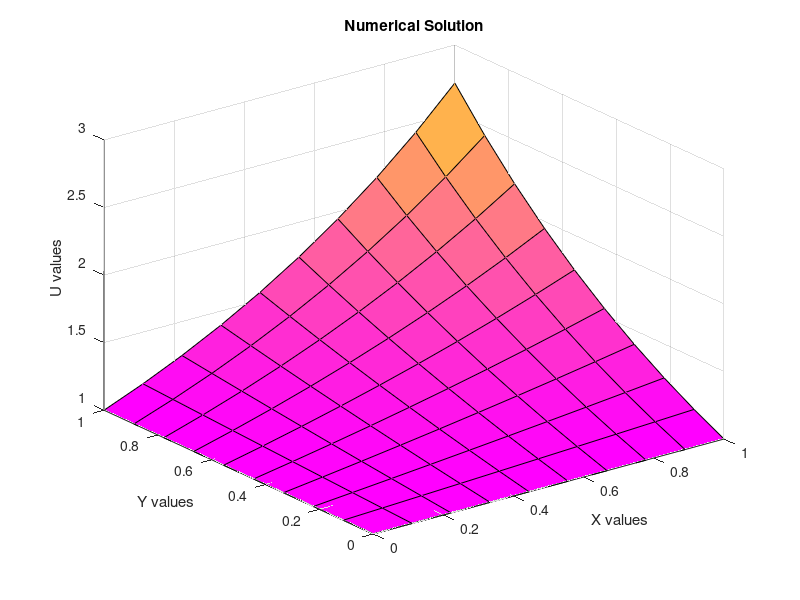
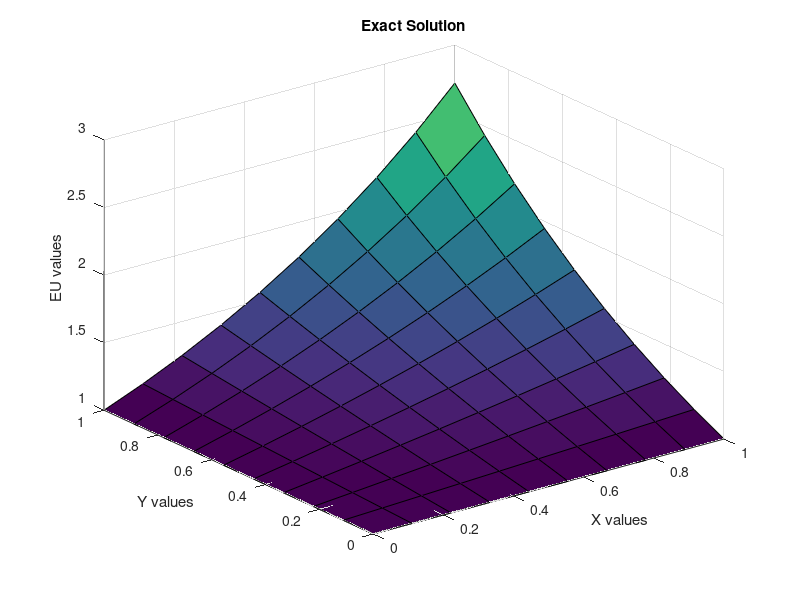

Source code (MATLAB) for these figures, in order:
%--------------------------------------------------------------------------
% NAME:- KSHITIJ BAHUKHANDI
% ENROLLMENT NUMBER:- SAU\AM(M)\2023\06
% MSC IN APPLIED MATHEMATICS (SEMESTER 3).
% LAB = 01.    % MATLAB FILE:- 02.      % DATE=06.08.2024
% GAUSS SEIDEL METHOD.
% NUMERICAL SOLUTION OF 2D POISSON EQUATION.
% Uxx + Uyy = f(x,y), % U(x,y) = exp(x*y).
% SOUTH ASIAN UNIVERSITY.
%--------------------------------------------------------------------------
clear all;  
LL = 8; 
MM = LL; 
H = 1.0/(LL+1); 
disp('Numerical Solution of 2D Poisson Equation - Gauss-Seidel Method'); 
disp('   '); 
fprintf('LL = %4.2f\n', LL); 
disp('   '); 
% Formation of Nodal Points 
for L = 1:LL+2 
    for M = 1:MM+2 
        X(L) = (L-1)*H; 
        Y(M) = (M-1)*H; 
    end 
end 
% Exact Solution & RHS function 
for L = 1:LL+2 
    for M = 1:MM+2 
        EU(L,M) = exp(X(L)*Y(M)); 
        F(L,M) = (X(L)^2 + Y(M)^2)*EU(L,M); 
    end 
end 
% Boundary Conditions  
for L = 1:LL+2 
    for M = 1:MM+2 
        U(L,1) = EU(L,1); 
        U(L,MM+2) = EU(L,MM+2); 
        U(1,M) = EU(1,M); 
        U(LL+2,M) = EU(LL+2,M); 
    end 
end 
% Initial and First Approximations 
for L = 1:LL+2 
    for M = 1:MM+2 
        OLDU(L,M) = EU(L,M); 
        U(L,M) = OLDU(L,M); 
    end 
end 

% Page number initialization
pageNumber = 1;
fprintf('Page %d\n', pageNumber);
pageNumber = pageNumber + 1;

tic % CPU time starts 
% Iteration Starts  
for KK = 1:6000 
    % For Gauss-Seidel iteration
    for M = 2:MM+1 
        for L = 2:LL+1 
            F0 = F(L,M); 
            U1 = U(L+1,M); 
            U2 = U(L-1,M); 
            U3 = U(L,M+1); 
            U4 = U(L,M-1); 
            U(L,M) = (U1 + U2 + U3 + U4 - H*H*F0) / 4; 
        end 
    end

    % Calculate Errors 
    MAU = 0.0; 
    RMU = 0.0; 
    for L = 2:LL+1 
        for M = 2:MM+1 
            ERU = abs(U(L,M) - EU(L,M)); 
            RMU = RMU + ERU^2; 
            if MAU <= ERU, MAU = ERU; end 
        end 
    end 
    RMU = sqrt(RMU / (LL^2)); 
     
    % Print Errors 
    fprintf('KK = %4.0f, MAU = %10.4e, RMU = %10.4e\n', KK, MAU, RMU); 
    
    % Page break logic - simulate new page every 1000 iterations
    if mod(KK, 1000) == 0
        fprintf('Page %d\n', pageNumber);
        pageNumber = pageNumber + 1;
    end
    
    % Error Tolerance 
    BIG = 0.0; 
    for L = 2:LL+1 
        for M = 2:MM+1 
            FU = abs(U(L,M) - OLDU(L,M)); 
            if FU >= BIG, BIG = FU; end 
        end 
    end 
     
    if BIG <= 10^(-12)
        break; 
    end 
    for L = 2:LL+1 
        for M = 2:MM+1 
            OLDU(L,M) = U(L,M); 
        end 
    end
end

disp('  ');
toc % CPU time ends 

colormap spring 
figure(1); 
surf(X,Y,EU); 
xlabel('X values'); 
ylabel('Y values'); 
zlabel('U values'); 
title('Numerical Solution'); 

figure(2); 
surf(X,Y,EU); 
title('Exact Solution'); 
xlabel('X values'); 
ylabel('Y values'); 
zlabel('EU values'); 
